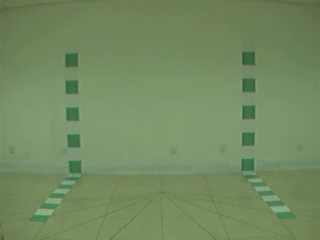
#> input picture frame 11 of runs/track/expKNN1p/001-nm-02-090.mp4, 320 x 240 px, given in place of movp.mp4, which was not available
$ python '两帧差法.py'   (older library calls are emulated)
#> lines starting #> are read from the running program, lines starting #| are printed output that depends on the picture; pictures that were not available may be replaced by others from this repository, and a replacement may not be noted
import cv2
import numpy as np
from nms import py_cpu_nms
from time import sleep


class Detector(object):

    def __init__(self, name='my_video', frame_num=10, k_size=7, color=(0, 255, 0)):

        self.name = name

        self.color = color

        self.nms_threshold = 0.3

        self.time = 1/frame_num  # 频率

        self.es = cv2.getStructuringElement(
            cv2.MORPH_ELLIPSE, (k_size, k_size))

    def catch_video(self, video_index=0, k_size=7,
                    iterations=3, threshold=20, bias_num=1,
                    min_area=360, show_test=True, nms=True,
                    logical='or'):

        # video_index：摄像头索引（数字）或者视频路径（字符路径）
        # k_size：中值滤波的滤波器大小
        # iteration：腐蚀+膨胀的次数，0表示不进行腐蚀和膨胀操作
        # threshold：二值化阙值
        # bias_num：计算帧差图时的帧数差
        # min_area：目标的最小面积
        # show_test：是否显示二值化图片
        # nms：是否进行非极大值抑制
        # logical：三帧差取or或and

#> called with video_index = 'movp.mp4', k_size = 5, iterations = 1, threshold = 20, bias_num = 2, min_area = 360, show_test = True, nms = False
        logical = logical.lower()

        if not bias_num > 0:
            raise Exception('bias_num must > 0')

        if isinstance(video_index, str):
            is_camera = False
            # 如果是视频，则需要调整帧率
        else:
            is_camera = True

        cap = cv2.VideoCapture(video_index)  # 创建摄像头识别类

        if not cap.isOpened():
            # 如果没有检测到摄像头，报错
            raise Exception('Check if the camera is on.')

        frame_num = 0

        previous = []

        while cap.isOpened():

            catch, frame = cap.read()  # 读取每一帧图片
#> frame is the input picture: shape (240, 320, 3); mean B, G, R 96.9, 137.8, 115.7

            if not catch:

                raise Exception('Unexpected Error.')

            if frame_num < bias_num:
                value = cv2.cvtColor(frame, cv2.COLOR_BGR2GRAY)
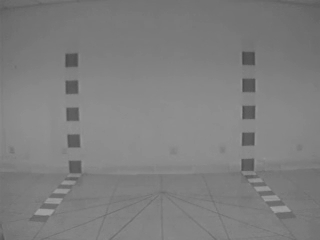
#> value: shape (240, 320); min 70, max 163, mean 126.5
                previous = [value]*bias_num
#> previous = 2 items

                frame_num += 1

            raw = frame.copy()

            gray1 = cv2.cvtColor(frame, cv2.COLOR_BGR2GRAY)
            gray1 = cv2.absdiff(gray1, previous[0])
#> gray1: shape (240, 320); every value is 0

            gray1 = cv2.medianBlur(gray1, k_size)

            _, mask1 = cv2.threshold(
                gray1, threshold, 255, cv2.THRESH_BINARY)

            gray2 = cv2.cvtColor(frame, cv2.COLOR_BGR2GRAY)
            gray2 = cv2.absdiff(gray2, previous[1])

            gray2 = cv2.medianBlur(gray2, k_size)

            _, mask2 = cv2.threshold(
                gray2, threshold, 255, cv2.THRESH_BINARY)

            if logical == 'or':
                mask = (np.logical_or(mask1, mask2) + 0)
#> mask: shape (240, 320) int64; every value is 0
            elif logical == 'and':
                mask = (np.logical_and(mask1, mask2) + 0)
            else:
                raise Exception('Logical must be \'OR\' or \'AND\'')
            mask = (mask * 255).astype(np.uint8)

            mask = cv2.dilate(mask, self.es, iterations)
            mask = cv2.erode(mask, self.es, iterations)

            cnts, _ = cv2.findContours(
                mask.copy(), cv2.RETR_EXTERNAL, cv2.CHAIN_APPROX_SIMPLE)
#> cnts = []

            bounds = self.nms_cnts(cnts, mask, min_area, nms=nms)
#> bounds = []

            for b in bounds:

                x, y, w, h = b

                thickness = (w*h)//min_area

                thickness = thickness if thickness <= 3 else 3
                thickness = thickness if thickness >= 1 else 1

                cv2.rectangle(frame, (x, y), (x+w, y+h), self.color, thickness)
#> this loop made 0 passes

            if not is_camera:

                sleep(self.time)

            cv2.imshow(self.name, frame)  # 在window上显示图片
            if show_test:
                cv2.imshow(self.name+'_frame', mask)  # 边界

            value = cv2.cvtColor(raw, cv2.COLOR_BGR2GRAY)
            previous = self.pop(previous, value)

            cv2.waitKey(10)

            if cv2.getWindowProperty(self.name, cv2.WND_PROP_AUTOSIZE) < 1:
                # 点x退出
                break

            if show_test and cv2.getWindowProperty(self.name+'_frame', cv2.WND_PROP_AUTOSIZE) < 1:
                # 点x退出
                break

        # 释放摄像头
        cap.release()
        cv2.destroyAllWindows()

    def nms_cnts(self, cnts, mask, min_area, nms=True):
        # 对检测到的边界框使用非极大值抑制
        bounds = [cv2.boundingRect(
            c) for c in cnts if cv2.contourArea(c) > min_area]

        if len(bounds) == 0:
            return []

        if not nms:
            return bounds


        scores = [self.calculate(b, mask) for b in bounds]

        bounds = np.array(bounds)

        scores = np.expand_dims(np.array(scores), axis=-1)

        keep = py_cpu_nms(np.hstack([bounds, scores]), self.nms_threshold)

        return bounds[keep]

    def calculate(self, bound, mask):

        x, y, w, h = bound

        area = mask[y:y+h, x:x+w]

        pos = area > 0
        pos = pos.astype(np.float)
        # 得分应与检测框大小也有关系

        score = np.sum(pos)/(w*h)

        return score

    def pop(self, l, value):

        l.pop(0)
        l.append(value)

        return l


if __name__ == "__main__":

    detector = Detector(name='test')

    detector.catch_video('movp.mp4', bias_num=2, iterations=1,
                         k_size=5, show_test=True, min_area=360, nms=False)

$ run again, starting later in the video
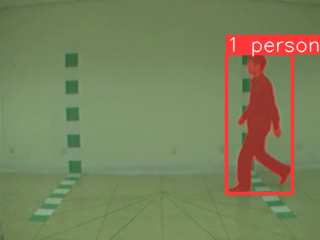
#> input picture frame 52 of runs/track/expKNN1p/001-nm-02-090.mp4, 320 x 240 px, given in place of movp.mp4, which was not available
#> in catch_video, frame is the input picture: shape (240, 320, 3); mean B, G, R 91.9, 129.3, 121.4
#> in catch_video, `value = cv2.cvtColor(frame, cv2.COLOR_BGR2GRAY)`:
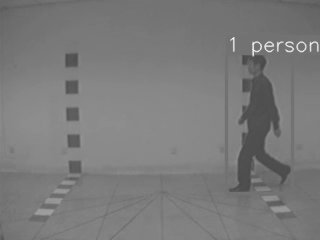
#> value: shape (240, 320); min 73, max 241, mean 122.7
#> previous = 2 items
#> gray1: shape (240, 320); every value is 0
#> mask: shape (240, 320) int64; every value is 0
#> cnts = []

$ run again, starting later in the video
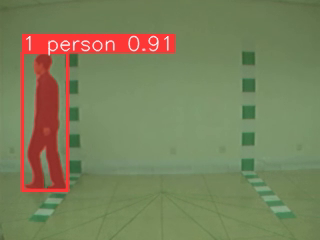
#> input picture frame 92 of runs/track/expKNN1p/001-nm-02-090.mp4, 320 x 240 px, given in place of movp.mp4, which was not available
#> in catch_video, frame is the input picture: shape (240, 320, 3); mean B, G, R 91.5, 128.5, 122.3
#> in catch_video, `value = cv2.cvtColor(frame, cv2.COLOR_BGR2GRAY)`:
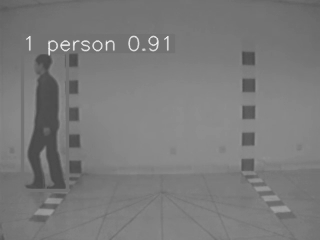
#> value: shape (240, 320); min 73, max 245, mean 122.4
#> previous = 2 items
#> gray1: shape (240, 320); every value is 0
#> mask: shape (240, 320) int64; every value is 0
#> cnts = []
